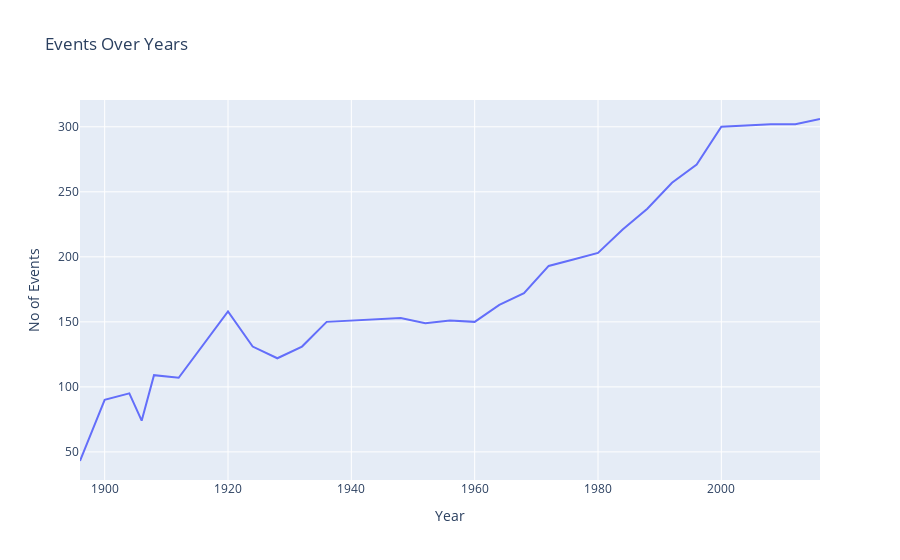

Notebook source saved alongside this figure:
### Code cell
fig = px.line(event_temp, x="Year",  y="No of Events", title="Events Over Years")
fig.show()

### Figure 1 — Plotly figure (JSON) as saved in the notebook; plotly's stock layout.template omitted (floating-point values rounded to 4 significant figures)
{"data": [{"hovertemplate": "Year=%{x}<br>No of Events=%{y}<extra></extra>", "legendgroup": "", "line": {"color": "#636efa", "dash": "solid"}, "marker": {"symbol": "circle"}, "mode": "lines", "name": "", "orientation": "v", "showlegend": false, "type": "scatter", "x": [1896, 1900, 1904, 1906, 1908, 1912, 1920, 1924, 1928, 1932, 1936, 1948, 1952, 1956, 1960, 1964, 1968, 1972, 1976, 1980, 1984, 1988, 1992, 1996, 2000, 2004, 2008, 2012, 2016], "xaxis": "x", "y": [43, 90, 95, 74, 109, 107, 158, 131, 122, 131, 150, 153, 149, 151, 150, 163, 172, 193, 198, 203, 221, 237, 257, 271, 300, 301, 302, 302, 306], "yaxis": "y"}], "layout": {"legend": {"tracegroupgap": 0}, "title": {"text": "Events Over Years"}, "xaxis": {"anchor": "y", "domain": [0, 1], "title": {"text": "Year"}}, "yaxis": {"anchor": "x", "domain": [0, 1], "title": {"text": "No of Events"}}}}
